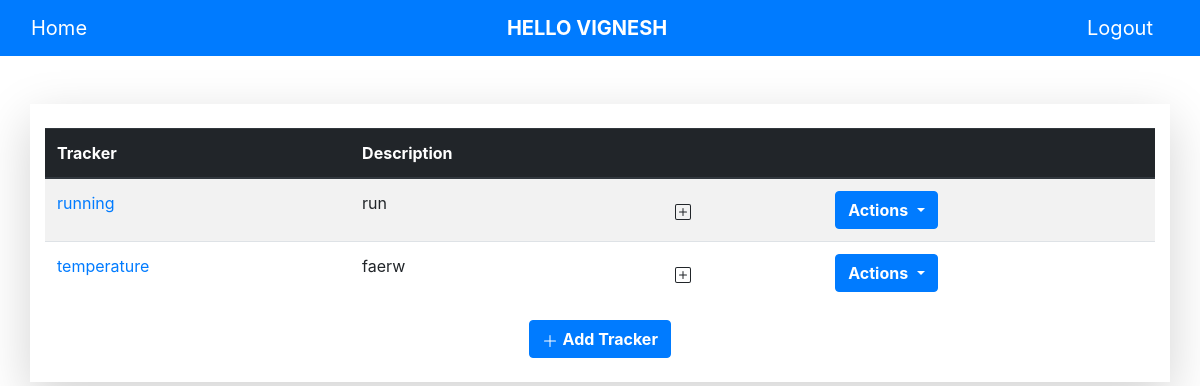
The page /index (signed in) on the database as committed earlier.
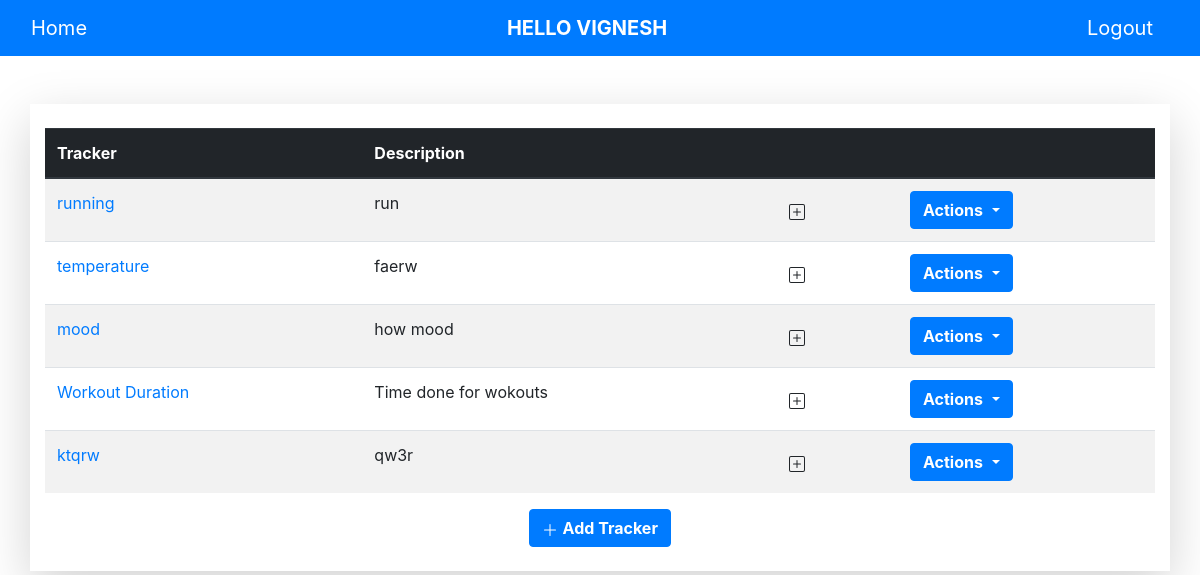
The same page on the database as committed later.
### main.py (models this page shows, shortened)
class User(UserMixin, db.Model):
    id = db.Column(db.Integer, primary_key=True)
    username = db.Column(db.String(60), index=True, unique=True)
    email = db.Column(db.String(120), index=True, unique=True)
    password_hash = db.Column(db.String(128))
    trackers = db.relationship('Tracker')

class Tracker(db.Model):
    t_id = db.Column(db.Integer, primary_key=True)
    name = db.Column(db.String(60))
    description = db.Column(db.String(150))
    type = db.Column(db.String(60))
    settings = db.Column(db.String(60))
    log = db.relationship('Log')
    user_id = db.Column(db.Integer, db.ForeignKey("user.id"), nullable=False)

### main.py (the view)
@app.route('/')
@app.route('/index')
@login_required
def index():
    tracker = Tracker.query.all()
    return render_template("index.html", user=current_user, tracker=tracker)

### main.py (called while the page is built)
@login.user_loader
def load_user(id):
    return User.query.get(int(id))

### templates/index.html (shortened to what this page needs)
{% extends 'base.html' %}
{% block content %}
<br><br>
<div class="container shadow-lg  " >
<br>
<table class="table table-striped ">
  <thead class="thead-dark">
    <tr>
      <th scope="col">Tracker</th>
      <th scope="col">Description</th>
      <th scope="col"></th>
      <th scope="col"></th>
    </tr>
  </thead>
  <tbody>
{% for tracker in tracker %}
    {% if tracker.user_id==user.id  %}
    <tr>
      <td><a href="{{ url_for('view_tracker', t_id=tracker.t_id) }}">{{tracker.name}}</a></td>
      <td>{{tracker.description}}</td>
      <td><a href="{{ url_for('add_log', t_id=tracker.t_id) }}" class="btn" >
        </a></td>
      <td>
        <div class="dropdown">
            <button class="btn dropdown-toggle btn-primary" type="button" id="dropdownMenuButton" data-toggle="dropdown" aria-haspopup="true" aria-expanded="false">
            <b>Actions</b>
            </button>
        </div>
      </td>
    </tr>
    {% endif %}
{% endfor %}
  </tbody>
</table>
        <div align="center">
            <a href="/add-tracker-page" class="btn btn-primary">
              <svg xmlns="http://www.w3.org/2000/svg" width="16" height="16" fill="currentColor" class="bi bi-plus-lg" viewBox="0 0 16 16">
                <path fill-rule="evenodd" d="M8 2a.5.5 0 0 1 .5.5v5h5a.5.5 0 0 1 0 1h-5v5a.5.5 0 0 1-1 0v-5h-5a.5.5 0 0 1 0-1h5v-5A.5.5 0 0 1 8 2Z"/>
              </svg>
              <b>Add Tracker</b></a>
        </div><br>
</div>
{% endblock %}

### templates/base.html (shortened to what this page needs)
<!DOCTYPE html>
<html lang="en">
<head>
    <link
    rel="stylesheet"
    href="https://stackpath.bootstrapcdn.com/bootstrap/4.4.1/css/bootstrap.min.css"
  />
  <link
    rel="stylesheet"
    href="https://stackpath.bootstrapcdn.com/font-awesome/4.7.0/css/font-awesome.min.css"
  />
  <link href="//maxcdn.bootstrapcdn.com/bootstrap/4.1.1/css/bootstrap.min.css" rel="stylesheet" id="bootstrap-css">
</head>
<body>
  {% if not current_user.is_anonymous %}
    <nav class="navbar navbar-dark bg-primary">
      <div class="container-fluid">
        <a class="navbar-brand" href="{{ url_for('index') }}">Home</a>
        <div class="navbar-brand text-uppercase font-weight-bold">Hello {{current_user.username}}</div>
        <a class="navbar-brand" href="{{ url_for('logout') }}">Logout</a>
      </div>
    </nav>
  {% endif %}
  {% block content %}{% endblock %}
</body>
</html>

Rows that differ between the two databases and show on the page:
added Tracker: name "mood", description "how mood"
added Tracker: name "Workout Duration", description "Time done for wokouts"
added Tracker: name "ktqrw", description "qw3r"
